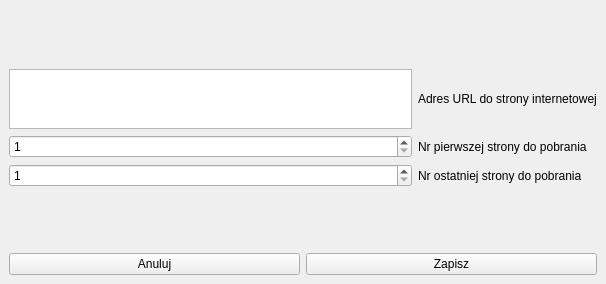
<?xml version="1.0" encoding="UTF-8"?>
<ui version="4.0">
 <class>MainWindow</class>
 <widget class="QMainWindow" name="MainWindow">
  <property name="geometry">
   <rect>
    <x>0</x>
    <y>0</y>
    <width>606</width>
    <height>284</height>
   </rect>
  </property>
  <property name="windowTitle">
   <string>Pobierator Książek 9000</string>
  </property>
  <widget class="QWidget" name="centralwidget">
   <layout class="QVBoxLayout" name="verticalLayout">
    <item>
     <spacer name="verticalSpacer">
      <property name="orientation">
       <enum>Qt::Vertical</enum>
      </property>
      <property name="sizeHint" stdset="0">
       <size>
        <width>20</width>
        <height>40</height>
       </size>
      </property>
     </spacer>
    </item>
    <item>
     <layout class="QGridLayout" name="gridLayout">
      <item row="1" column="0">
       <widget class="QSpinBox" name="inputPageStart">
        <property name="minimum">
         <number>1</number>
        </property>
        <property name="maximum">
         <number>1000</number>
        </property>
       </widget>
      </item>
      <item row="0" column="0">
       <widget class="QTextEdit" name="inputPageURL">
        <property name="maximumSize">
         <size>
          <width>16777215</width>
          <height>60</height>
         </size>
        </property>
       </widget>
      </item>
      <item row="0" column="1">
       <widget class="QLabel" name="label">
        <property name="text">
         <string>Adres URL do strony internetowej</string>
        </property>
        <property name="margin">
         <number>10</number>
        </property>
       </widget>
      </item>
      <item row="2" column="1">
       <widget class="QLabel" name="label_3">
        <property name="text">
         <string>Nr ostatniej strony do pobrania</string>
        </property>
        <property name="margin">
         <number>10</number>
        </property>
       </widget>
      </item>
      <item row="2" column="0">
       <widget class="QSpinBox" name="inputPageEnd">
        <property name="minimum">
         <number>1</number>
        </property>
        <property name="maximum">
         <number>1000</number>
        </property>
       </widget>
      </item>
      <item row="1" column="1">
       <widget class="QLabel" name="label_2">
        <property name="text">
         <string>Nr pierwszej strony do pobrania</string>
        </property>
        <property name="margin">
         <number>10</number>
        </property>
       </widget>
      </item>
     </layout>
    </item>
    <item>
     <spacer name="verticalSpacer_2">
      <property name="orientation">
       <enum>Qt::Vertical</enum>
      </property>
      <property name="sizeHint" stdset="0">
       <size>
        <width>20</width>
        <height>40</height>
       </size>
      </property>
     </spacer>
    </item>
    <item>
     <layout class="QHBoxLayout" name="horizontalLayout">
      <item>
       <widget class="QPushButton" name="buttonCancel">
        <property name="text">
         <string>Anuluj</string>
        </property>
       </widget>
      </item>
      <item>
       <widget class="QPushButton" name="buttonSave">
        <property name="text">
         <string>Zapisz</string>
        </property>
       </widget>
      </item>
     </layout>
    </item>
   </layout>
  </widget>
 </widget>
 <resources/>
 <connections/>
</ui>
